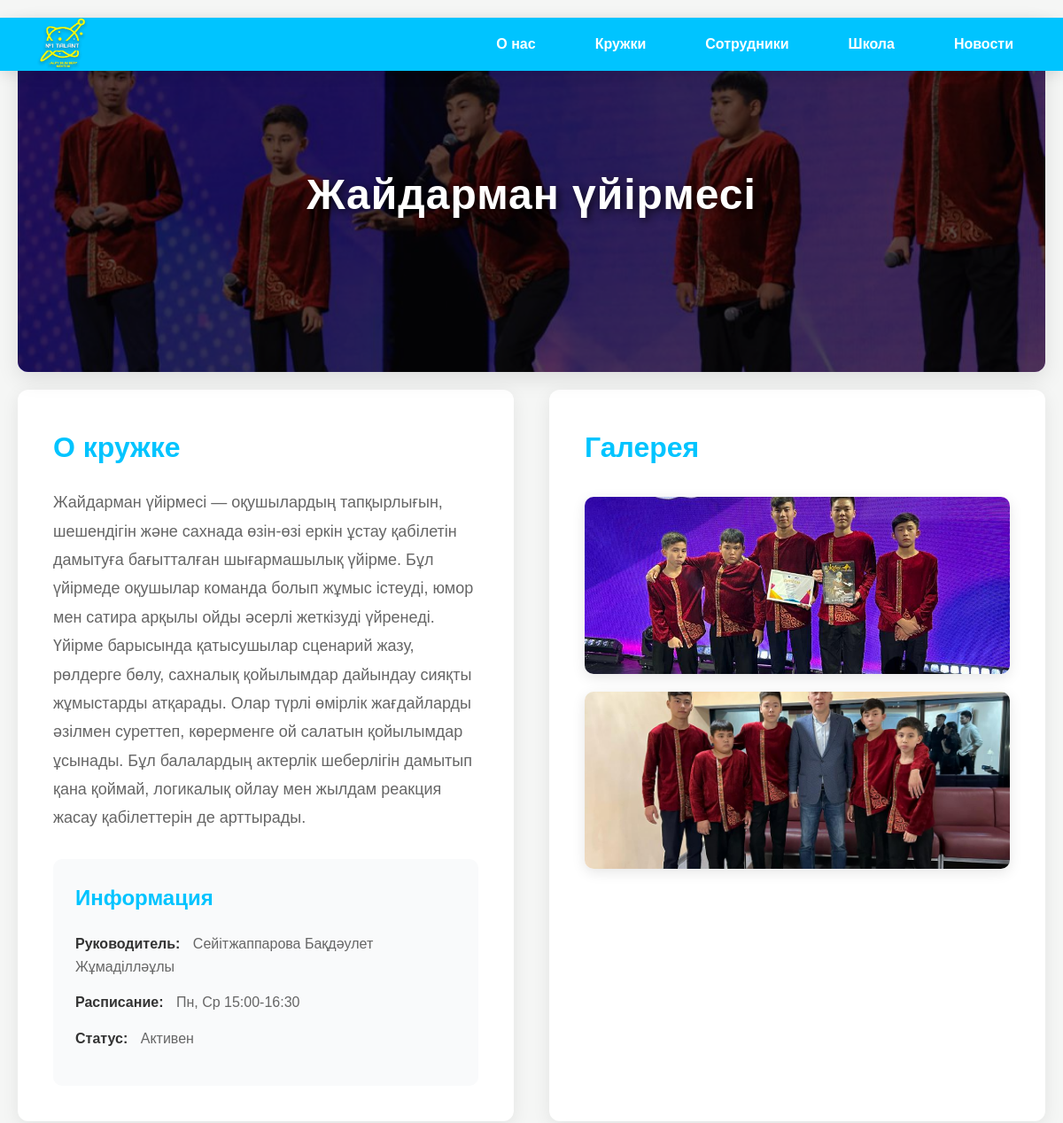
Page /club/6/ (upper part) on the earlier database version.
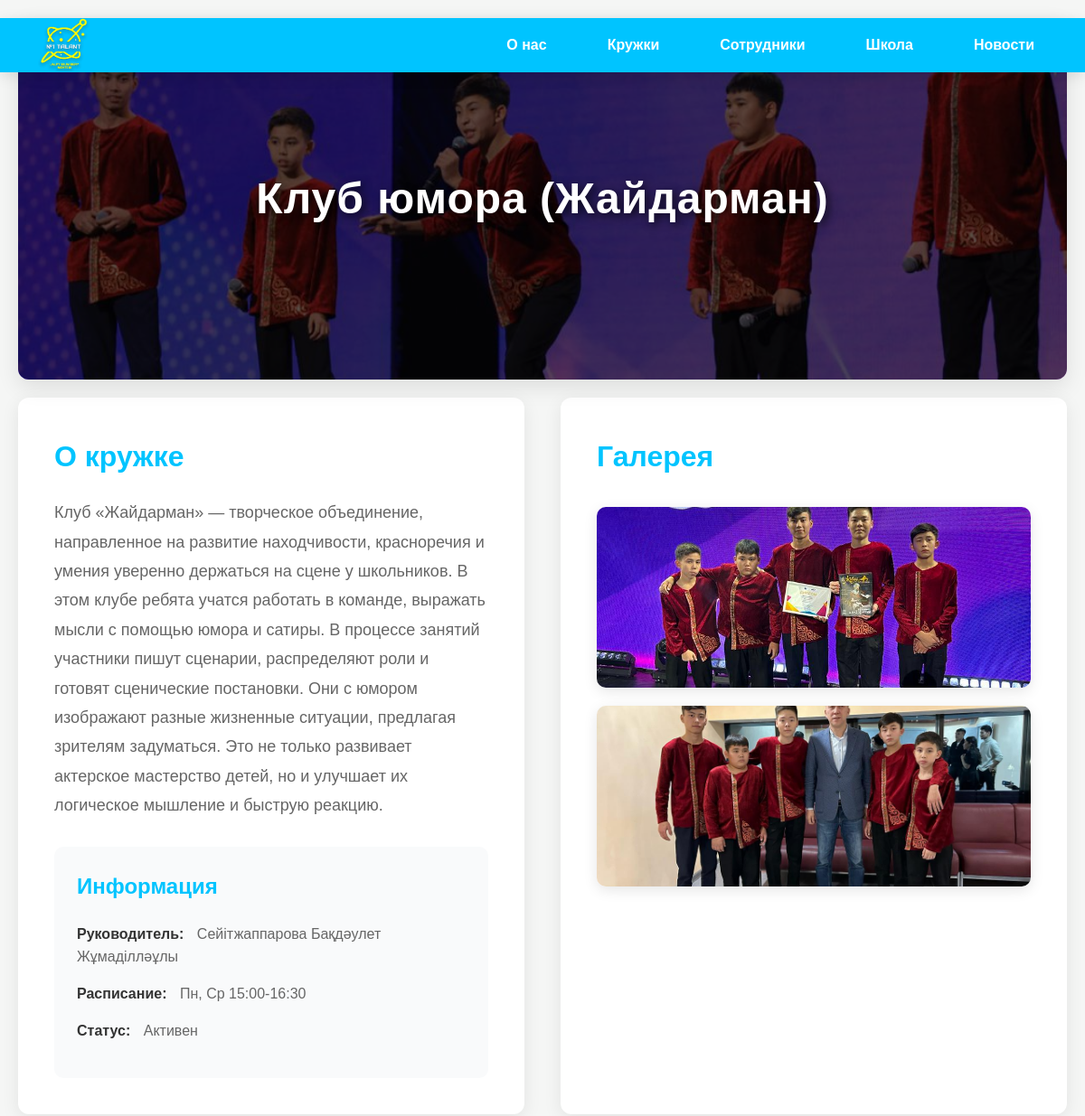
Same page on the later database version.
### talant_app/models.py (models this page shows, shortened)
class Club(models.Model):
    name = models.CharField(max_length=100, verbose_name="Название клуба")
    description = models.TextField(verbose_name="Описание")
    image = models.ImageField(upload_to='clubs/', verbose_name="Основное изображение")
    leader = models.CharField(max_length=100, verbose_name="Руководитель")
    schedule = models.CharField(max_length=200, verbose_name="Расписание", help_text="Например: Пн, Ср 15:00-16:30")
    is_active = models.BooleanField(default=True, verbose_name="Активен")
    class Meta:
        verbose_name = "Клуб"
        verbose_name_plural = "Клубы"

### talant_app/views.py (the view)
# urls.py: path('club/<int:club_id>/', views.club_detail, name='club_detail'),
def club_detail(request, club_id):
    club = get_object_or_404(Club, id=club_id)
    context = {
        'club': club,
    }
    return render(request, 'club.html', context)

### talant_app/templates/club.html (shortened to what this page needs)
{% load static %}
<!DOCTYPE html>
<html lang="ru">
<head>
    <link rel="stylesheet" href="{% static 'css/style.css' %}" />
</head>
<body>
   <header class="header">
      <div class="logo">
       <a href="{% url 'home'%}">
         <img
          class="log"
          src="{% static 'imgs/Талант копия.png'%}"
          style="width: 60px"
          alt=""
        />
       </a>
      </div>
      <nav class="nav" id="nav-menu">
        <a href="#about">О нас</a>
        <a href="#uyrme">Кружки</a>
        <a href="#qyzmetker">Сотрудники</a>
        <a href="{% url 'accreditation'%}">Школа</a>
        <a href="#news">Новости</a>
    </nav>
    </header>
    <section class="club-detail">
        <div class="club-hero" style="background-image: url('{{ club.image.url }}');">
            <div class="hero-overlay">
                <h1>{{ club.name }}</h1>
            </div>
        </div>
        <div class="club-content">
            <div class="club-description">
                <h2>О кружке</h2>
                <p class="club-desc">{{ club.description }}</p>
                <div class="club-info">
                    <h3>Информация</h3>
                    <ul>
                        <li><strong>Руководитель:</strong> {{ club.leader }}</li>
                        <li><strong>Расписание:</strong> {{ club.schedule }}</li>
                        <li><strong>Статус:</strong> {% if club.is_active %}Активен{% else %}Неактивен{% endif %}</li>
                    </ul>
                </div>
            </div>
            <div class="club-gallery">
                <h2>Галерея</h2>
                <div class="gallery-grid">
                  {% for image in club.images.all %}
                        <img src="{{ image.image.url }}" alt="Фото клуба" class="gallery-image" />
                    {% empty %}
                        <p class="empty-gallery">Галерея пока пуста</p>
                    {% endfor %}
                </div>
            </div>
        </div>
    </section>
</body>
</html>

Differences in the rows shown:
changed Club "Сейітжаппарова Бақдәулет Жұмаділләұлы": name "Жайдарман үйірмесі" → "Клуб юмора (Жайдарман)"; description "Жайдарман үйірмесі — оқушылардың тапқырлығын, шешендігін және сахнада өзін-өзі еркін ұстау қабілетін дамытуға бағытталған шығармашылық үйірме. Бұл үйірмеде оқушылар команда болып жұмыс істеуді, юмор мен сатира арқылы ойды әсерлі жеткізуді үйренеді. Үйірме барысында қатысушылар сценарий жазу, рөлдерге бөлу, сахналық қойылымдар дайындау сияқты жұмыстарды атқарады. Олар түрлі өмірлік жағдайларды әзілмен суреттеп, көрерменге ой салатын қойылымдар ұсынады. Бұл балалардың актерлік шеберлігін дамытып қана қоймай, логикалық ойлау мен жылдам реакция жасау қабілеттерін де арттырады." → "Клуб «Жайдарман» — творческое объединение, направленное на развитие находчивости, красноречия и умения уверенно держаться на сцене у школьников. В этом клубе ребята учатся работать в команде, выражать мысли с помощью юмора и сатиры. В процессе занятий участники пишут сценарии, распределяют роли и готовят сценические постановки. Они с юмором изображают разные жизненные ситуации, предлагая зрителям задуматься. Это не только развивает актерское мастерство детей, но и улучшает их логическое мышление и быструю реакцию."
